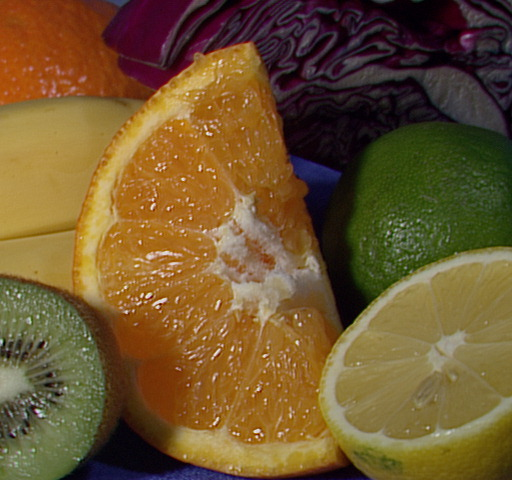
#> input picture data/lab1_internet.jpg, 512 x 480 px
$ jupyter execute lab-1.ipynb
#> lines starting #> are read from the running program, lines starting #| are printed output that depends on the picture; after the words box and inside, x2 and y2 are one past the last pixel; in counts of white or black regions, pixels touching at a corner belong together
[cell 1]
import numpy as np

rng = np.random.default_rng(2026)

a = rng.integers(0, 100, size=12)
print(a)
print(a.max(), a.min(), a.mean(), a.argmin(), a.argmax())

m = a.reshape(3, 4)
print(m.shape)
print(m)
print(m.sum(axis=1))
print(m.max(axis=0))

u = rng.standard_normal(5)
v = rng.standard_normal(5)
print(np.dot(u, v))
print(u @ v)

mat = np.arange(60).reshape(6, 10)
print(mat[2:5, 3:8])
print(mat[mat > 50][:10])

[cell 2]
from pathlib import Path
import urllib.request

import cv2
import numpy as np
import matplotlib.pyplot as plt

FRUITS_URL = (
    "https://raw.githubusercontent.com/opencv/opencv/master/samples/data/fruits.jpg"
)
img_path = Path("data/lab1_internet.jpg")
img_path.parent.mkdir(parents=True, exist_ok=True)

if not img_path.exists():
    req = urllib.request.Request(
        FRUITS_URL,
        headers={"User-Agent": "ITMO-CV-lab1/1.0 (educational)"},
    )
    with urllib.request.urlopen(req, timeout=30) as resp:
        img_path.write_bytes(resp.read())

bgr = cv2.imread(str(img_path))
#> bgr is the input picture: shape (480, 512, 3); mean B, G, R 46.2, 85.6, 110.8
assert bgr is not None
rgb = cv2.cvtColor(bgr, cv2.COLOR_BGR2RGB)

gray = cv2.cvtColor(bgr, cv2.COLOR_BGR2GRAY)
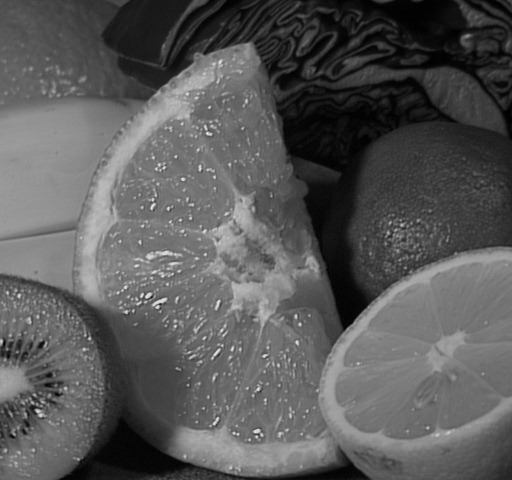
#> gray: shape (480, 512); min 0, max 238, mean 88.7
blur = cv2.GaussianBlur(gray, (5, 5), 0)

_, thr = cv2.threshold(blur, 0, 255, cv2.THRESH_BINARY + cv2.THRESH_OTSU)
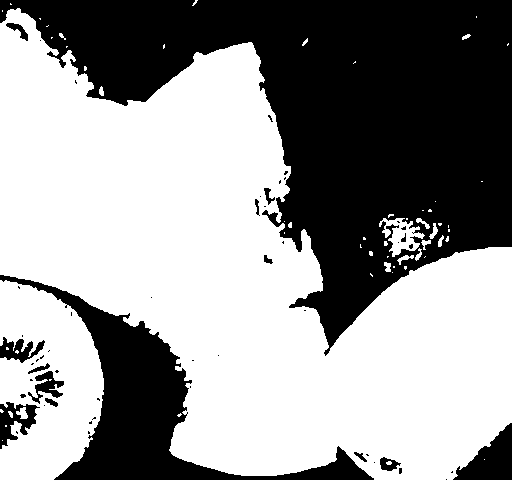
#> thr: shape (480, 512); 58.7% white; 54 black regions (39 under 20 px), largest, box (x1, y1, x2, y2) and area: (0, 0, 512, 356) 80432, (0, 275, 374, 480) 16498, (453, 423, 512, 480) 1803
bg_brightness = gray.mean()
#> bg_brightness = 88.67
if bg_brightness > 127:
    thr = cv2.bitwise_not(thr)

kernel = cv2.getStructuringElement(cv2.MORPH_ELLIPSE, (5, 5))
thr = cv2.morphologyEx(thr, cv2.MORPH_OPEN, kernel)
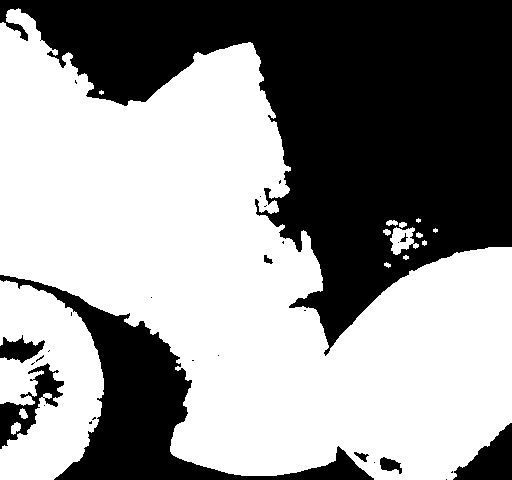
#> thr: shape (480, 512); 58% white; 29 black regions (20 under 20 px), largest, box (x1, y1, x2, y2) and area: (0, 0, 512, 356) 81790, (0, 275, 374, 480) 16683, (453, 423, 512, 480) 1821
thr = cv2.morphologyEx(thr, cv2.MORPH_CLOSE, kernel)
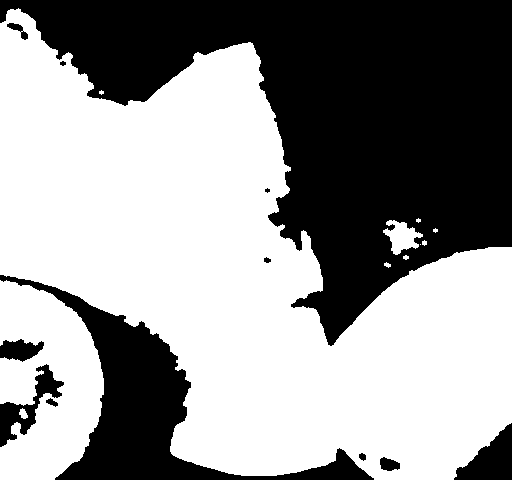
#> thr: shape (480, 512); 58.3% white; 12 black regions (1 under 20 px)

contours, _ = cv2.findContours(thr, cv2.RETR_EXTERNAL, cv2.CHAIN_APPROX_SIMPLE)
#> contours = 11 contours, 7 with area under 20; largest, box (x1, y1, x2, y2) and area: (0, 8, 512, 480) 127347, (0, 280, 104, 480) 14156, (383, 220, 423, 255) 672, (19, 408, 28, 419) 50

vis_bgr = bgr.copy()
min_area = (rgb.shape[0] * rgb.shape[1]) * 0.002
#> min_area = 491.5
boxes = []
for cnt in contours:
    area = cv2.contourArea(cnt)
    if area < min_area:
        continue
    x, y, w, h = cv2.boundingRect(cnt)
    boxes.append((x, y, w, h))
    cv2.rectangle(vis_bgr, (x, y), (x + w, y + h), (0, 0, 255), 2)
#> this loop made 11 passes
#> (area, x, y, w, h) on passes 2, 8, 11: (14156.5, 0, 280, 104, 200), (672, 383, 220, 40, 35), (127347, 0, 8, 512, 472)
#> area on pass 1: 49.5
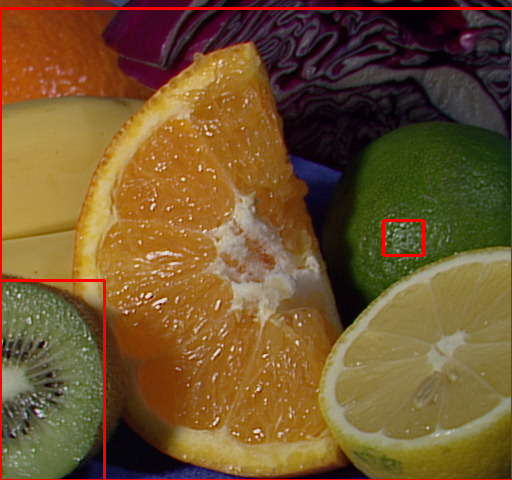
#> vis_bgr: shape (480, 512, 3); 1.95% of pixels changed, all inside (x1, y1, x2, y2) = (0, 7, 512, 480)
#> after the loop, boxes = [(0, 280, 104, 200), (383, 220, 40, 35), (0, 8, 512, 472)]

vis_cv = cv2.cvtColor(vis_bgr, cv2.COLOR_BGR2RGB)

fig, axes = plt.subplots(1, 3, figsize=(14, 4))
axes[0].imshow(rgb)
axes[1].imshow(thr, cmap="gray")
axes[2].imshow(vis_cv)
for ax in axes:
    ax.axis("off")
plt.tight_layout()
plt.show()

print(len(boxes))
#| 3

[cell 3]
def numpy_rectangle_rgb(
    img_rgb: np.ndarray,
    pt1: tuple[int, int],
    pt2: tuple[int, int],
    color: tuple[float, float, float] | tuple[int, int, int],
    line_width: int = 2,
) -> np.ndarray:
    out = np.array(img_rgb, copy=True, dtype=img_rgb.dtype, order="C")
    if out.ndim != 3 or out.shape[2] != 3:
        raise ValueError

    h, w = out.shape[:2]
    x1, y1 = int(pt1[0]), int(pt1[1])
    x2, y2 = int(pt2[0]), int(pt2[1])
    xa, xb = sorted((x1, x2))
    ya, yb = sorted((y1, y2))
    lw = max(1, int(line_width))

    xa = max(0, min(w - 1, xa))
    xb = max(0, min(w - 1, xb))
    ya = max(0, min(h - 1, ya))
    yb = max(0, min(h - 1, yb))

    if xb <= xa or yb <= ya:
        return out

    col = np.asarray(color, dtype=out.dtype)
    if col.shape != (3,):
        raise ValueError

    y_top_end = min(ya + lw, h)
    y_bot_start = max(0, yb - lw + 1)
    out[ya:y_top_end, xa : xb + 1] = col
    out[y_bot_start : yb + 1, xa : xb + 1] = col
    x_left_end = min(xa + lw, w)
    x_right_start = max(0, xb - lw + 1)
    out[ya : yb + 1, xa:x_left_end] = col
    out[ya : yb + 1, x_right_start : xb + 1] = col
    return out

[cell 4]
vis_np = rgb.copy()
GREEN = (0, 255, 0)
for (x, y, bw, bh) in boxes:
    vis_np = numpy_rectangle_rgb(vis_np, (x, y), (x + bw, y + bh), GREEN, line_width=3)
#> this loop made 3 passes
#> (x, y, bw, bh, x1 in numpy_rectangle_rgb, y1 in numpy_rectangle_rgb, x2 in numpy_rectangle_rgb, y2 in numpy_rectangle_rgb) on passes 1 to 3: (0, 280, 104, 200, 0, 280, 104, 480), (383, 220, 40, 35, 383, 220, 423, 255), (0, 8, 512, 472, 0, 8, 512, 480)
#> pass 3, `vis_np = numpy_rectangle_rgb(vis_np, (x, y), (x + bw, y + bh), GREEN, ..`:
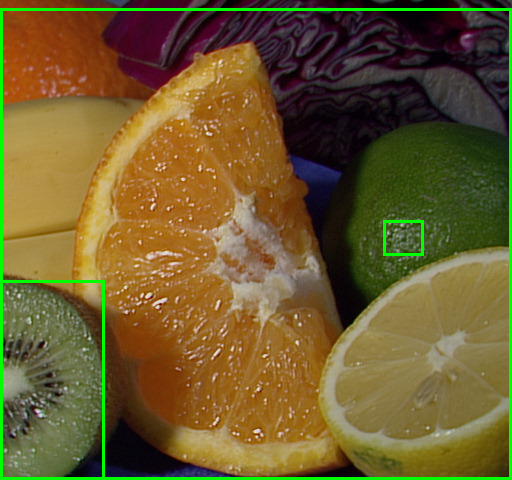
#> vis_np: shape (480, 512, 3); mean R, G, B 108.4, 91.1, 44.9

fig, ax = plt.subplots(1, 2, figsize=(12, 4))
ax[0].imshow(vis_np)
ax[1].imshow(vis_cv)
for a in ax:
    a.axis("off")
plt.tight_layout()
plt.show()

canvas = np.full((240, 320, 3), 230, dtype=np.uint8)
canvas[:80, :] = (200, 220, 255)
canvas = numpy_rectangle_rgb(canvas, (40, 50), (280, 180), (255, 128, 0), line_width=4)
canvas = numpy_rectangle_rgb(canvas, (120, 90), (220, 160), (128, 0, 255), line_width=6)

plt.figure(figsize=(6, 4))
plt.imshow(canvas)
plt.axis("off")
plt.show()
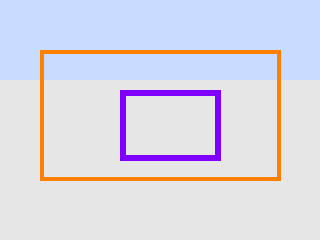
#> shown: shape (240, 320, 3); mean R, G, B 218.9, 217.2, 229.9

$ run again, with images/f1_canada.jpg copied over data/lab1_internet.jpg
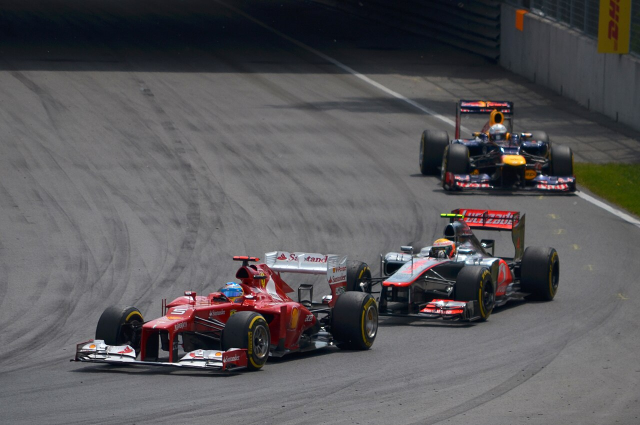
#> input picture images/f1_canada.jpg, 1280 x 850 px (shown at 1/2 size)
#> bgr is the input picture: shape (850, 1280, 3); mean B, G, R 88.6, 86.2, 88
#> `_, thr = cv2.threshold(blur, 0, 255, cv2.THRESH_BINARY + cv2.THRESH_OT..`:
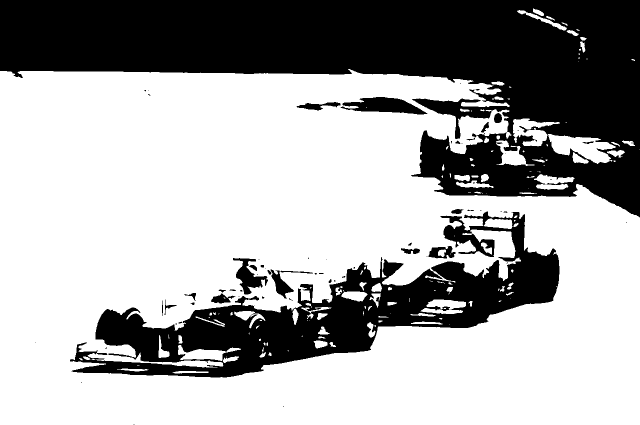
#> thr: shape (850, 1280) (shown at 1/2 size); 65.4% white; 67 black regions (41 under 20 px), largest, box (x1, y1, x2, y2) and area: (0, 0, 1280, 435) 265092, (140, 423, 1119, 755) 100696, (681, 194, 855, 229) 3491
#> bg_brightness = 87
#> contours = 16 contours, 2 with area under 20; largest, box (x1, y1, x2, y2) and area: (0, 140, 1280, 850) 805695, (1026, 237, 1249, 328) 7540, (1072, 348, 1148, 380) 1486, (998, 281, 1052, 331) 1376, (909, 348, 980, 376) 922
#> the loop `for cnt in contours:` made 16 passes
#> area on passes 1, 2, 4, 6, 7, 9, 10, 11: 1485.5, 921.5, 33, 91.5, 1375.5, 38, 66.5, 110.5
#> after the loop `for cnt in contours:`:
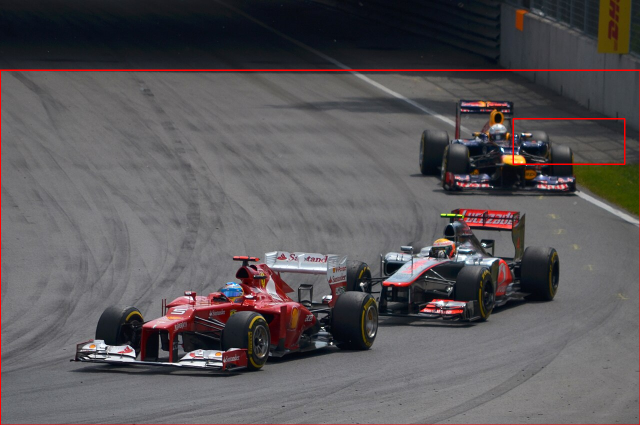
#> vis_bgr: shape (850, 1280, 3) (shown at 1/2 size); 0.84% of pixels changed, all inside (x1, y1, x2, y2) = (0, 139, 1280, 850)
#> after the loop `for cnt in contours:`: boxes = [(1026, 237, 223, 91), (0, 140, 1280, 710)]
#| 2
#> the loop `for (x, y, bw, bh) in boxes:` made 2 passes
#> (x, y, bw, bh, h in numpy_rectangle_rgb, w in numpy_rectangle_rgb, x1 in numpy_rectangle_rgb, y1 in numpy_rectangle_rgb) on passes 1 to 2: (1026, 237, 223, 91, 850, 1280, 1026, 237), (0, 140, 1280, 710, 850, 1280, 0, 140)
